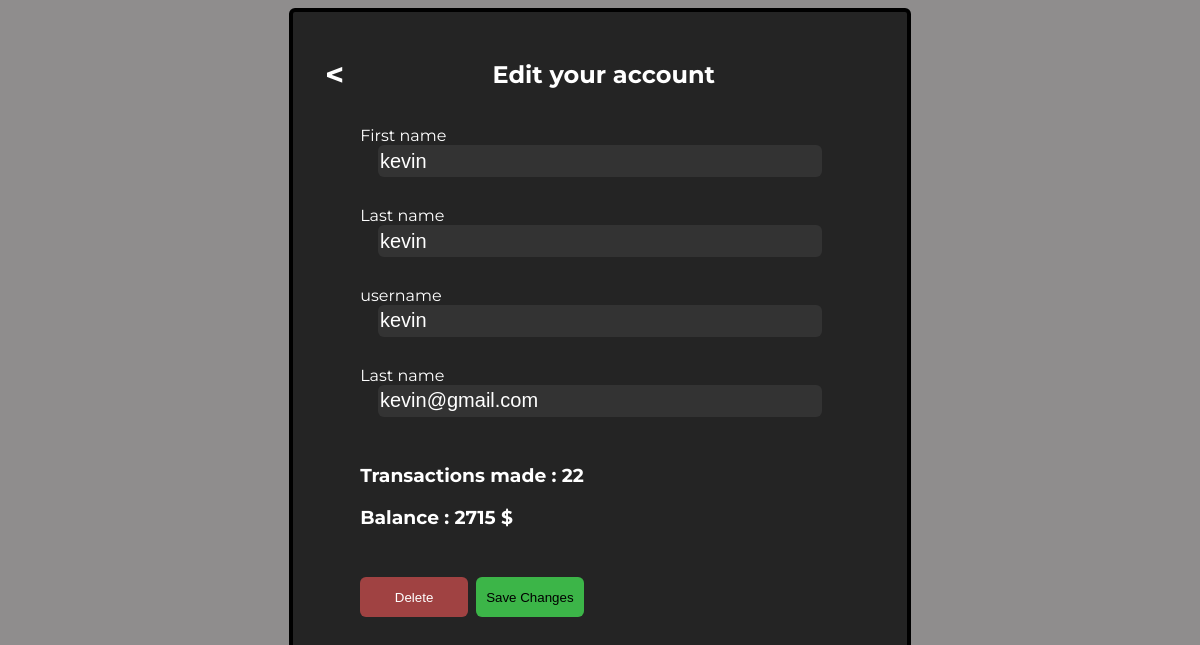
The app's page /account.php (signed in) with its own data.
### tables this page shows
CREATE TABLE `users` (
  `user-id` int unsigned NOT NULL AUTO_INCREMENT,
  `firstname` varchar(45) NOT NULL,
  `lastname` varchar(45) NOT NULL,
  `username` varchar(45) NOT NULL,
  `password` varchar(255) NOT NULL,
  `email` varchar(45) NOT NULL,
  `timedeletel` timestamp NULL DEFAULT NULL,
  `userdelete` varchar(45) DEFAULT NULL,
  PRIMARY KEY (`user-id`)
);

### account.php (the view, shortened to what this page needs)
<?php
    require('partials/header.php');
    $uid=$_SESSION['user-id'];
    $query = "SELECT * FROM users WHERE `user-id`=$uid";
    $result = mysqli_query($connection,$query);
    while($info = mysqli_fetch_assoc($result)):
?>
<div class="phone-screen">
    <div class="header-section">
<a href="settings.php"><h1><</h1></a>
    <h2 style="text-align: center;margin-right:10rem">Edit your account</h2>
    </div>
    <form action="logic\edit-account-logic.php" method="post">
        <label for="fname">First name</label><input type="text" name="fname" id="fname" value="<?=$info['firstname']?>">
        <label for="lname">Last name</label><input type="text" name="lname" id="lname" value="<?=$info['lastname']?>">
        <label for="fname">username</label><input type="text" name="uname" id="uname" value="<?=$info['username']?>">
        <label for="lname">Last name</label><input type="text" name="email" id="email" value="<?=$info['email']?>">
        <div>
            <?php
               $countquery=" SELECT
                                SUM(CASE WHEN c.type='expenses' THEN -t.amount ELSE t.amount END) as `amount`,
                                COUNT(*) as `trcount`
                            FROM `transactions` t
                            left join accounts a on `a`.`account-id`= `t`.`account-id`
                            LEFT JOIN `categories` c on c.`category-id`=t.`category-id`
                            WHERE `a`.`user-id`='$uid'
                            GROUP by `user-id`";
                $res = mysqli_query($connection,$countquery);
                while($trcount = mysqli_fetch_assoc($res)):
            ?>
            <h3>Transactions made : <?=$trcount['trcount']?></h3>
            <h3>Balance : <?=$trcount['amount']?> $</h3>
            <?php endwhile?>
        <div>
        <div class="inline-btns">
        <button type="button" id="deleteButton" class="number-down" style="background-color:#A04242"><a href="delete-account.php">Delete</a></button>
        <button type="submit" name="submit">Save Changes</button>
        </div>
    </form>
    <?php endwhile?>
        </div>
</body>
</html>

### styles.css (style rules this page uses)
:root { --main-color:black; --bg-color:#242424; --sections-color:#333333; --green-color:#3CB548; --red-color:#A04242; --gray-light:#8F8D8D; --gray-dark:#676666; --color-red-light:hsl(346, 87%, 46%, 15%); --color-green-light:hsl(156, 100%, 38%, 15%); }
body { background-color: var(--bg-color); box-sizing: border-box; font-family: 'Montserrat', sans-serif; color: white; }
a { color: white; text-decoration: none; }
.number-down { color:var(--red-color) ; }
.inline-btns { display: flex; justify-content: center; gap: 0.5rem; margin-top: 3rem; width: 100%; }
.header-section { display: flex; justify-content: space-between; align-items: center; height: 60px; width: 100%; }
form { display: flex; flex-direction: column; align-items: baseline; justify-content: baseline; margin-top: 1.4rem; }
form input { margin: auto; margin-bottom: 1.8rem; width: 80%; height: 30px; background-color: #333333; color: white; font-size: 20px; border-radius: 6px; border: 0; }
form label { margin-left: 2.2rem; }
form button { width: 80%; height: 40px; background-color: #3CB548; border-radius: 6px; border: 0; margin: auto; }
@media screen and (min-width: 650px) { body { background-color: #8F8D8D; } }
@media screen and (min-width: 650px) { .phone-screen { width: 550px; height: 650px; margin: auto; border: 4px solid black; border-radius: 6px; padding: 2rem; background-color: var(--bg-color); overflow-x: hidden; overflow-y: scroll; } }

### records on screen
users: fname "kevin", lname "kevin", uname "kevin", email "kevin@gmail.com", trcount "22", amount "2715"
